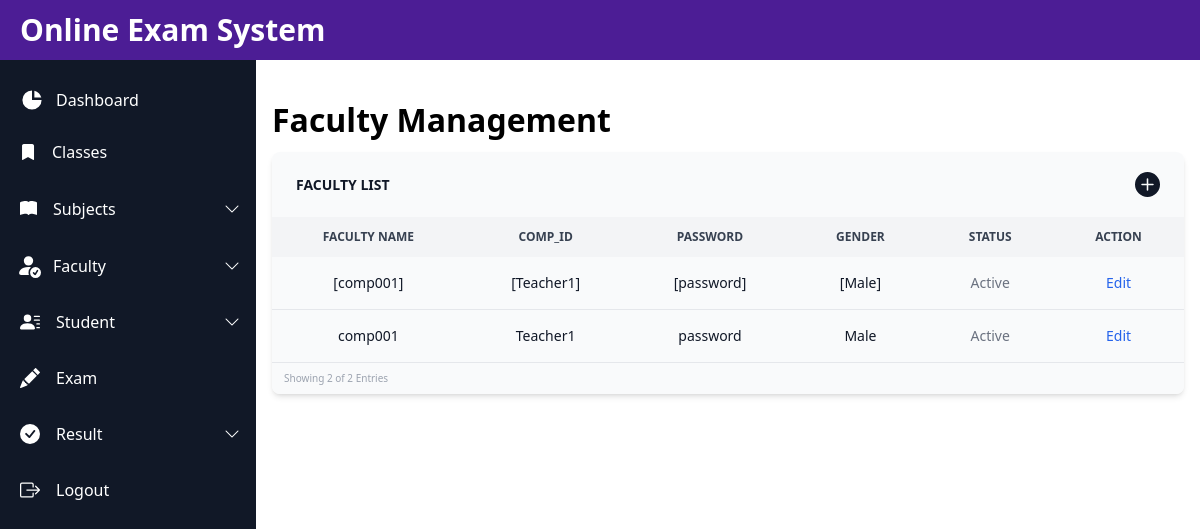
Page /admin_faculty_management.php on the committed database.
### tables this page shows
CREATE TABLE `teacher` (
  `name` varchar(30) NOT NULL,
  `username` varchar(30) NOT NULL,
  `password` varchar(30) NOT NULL,
  `gender` varchar(30) NOT NULL
);

### admin_faculty_management.php (the view, shortened to what this page needs)
<!DOCTYPE html>
<html lang="en">
<head>
  <script src="https://cdn.tailwindcss.com"></script>
  <link rel="stylesheet" href="https://cdn.jsdelivr.net/npm/bootstrap-icons@1.7.2/font/bootstrap-icons.css">
</head>
<body>
<nav class="fixed top-0 z-50 w-full bg-violet-900">
  <div class="px-3 py-3 lg:px-5 lg:pl-3">
    <div class="flex items-center justify-between">
      <div class="flex items-center justify-start">
        <a href="#" class="flex ml-2 md:mr-24" >
          <span class="self-center text-xl font-semibold sm:text-3xl whitespace-nowrap text-white" style="font-weight: bolder;">Online Exam System</span>
        </a>
      </div>
    </div>
  </div>
</nav>
<aside id="logo-sidebar" class="fixed top-0 left-0 z-40 w-64 h-screen pt-20 transition-transform -translate-x-full sm:translate-x-0 bg-gray-900" aria-label="Sidebar">
   <div class="h-full px-3 pb-4 overflow-y-auto sidebar">
      <ul class="space-y-2 font-medium">
         <li class="hover:bg-gray-800 rounded-lg">
            <a href="/examm/admin.php" class="flex items-center p-2 text-white rounded-lg py-2">
               <svg aria-hidden="true" class="w-6 h-6 text-white transition duration-75" fill="currentColor" viewBox="0 0 20 20" xmlns="http://www.w3.org/2000/svg"><path d="M2 10a8 8 0 018-8v8h8a8 8 0 11-16 0z"></path><path d="M12 2.252A8.014 8.014 0 0117.748 8H12V2.252z"></path></svg>
               <span class="ml-3">Dashboard</span>
            </a>
         </li>
         <li class="hover:bg-gray-800 py-2 rounded-lg">
            <a href="/examm/admin_class_management.php" class="flex items-center p-1 text-white rounded-lg">
            <i class="bi bi-bookmark-fill text-white px-1"></i>
               <span class="flex-1 ml-3 whitespace-nowrap">Classes</span>
            </a>
         </li>
         <li class="rounded-lg py-2 hover:bg-gray-800">
         <a href="#" class="flex items-center p-1 text-white rounded hover:text-white">
               <span class="flex-1 ml-3 whitespace-nowrap">Subjects</span>
              <i class="bi bi-chevron-down"></i>
              </a>
         </li>
         <li class="hover:bg-gray-800 py-2 rounded-lg">
            <a href="#" class="flex items-center p-1 text-white rounded-lg">
               <span class="flex-1 ml-3 whitespace-nowrap">Faculty</span>
              <i class="bi bi-chevron-down"></i>
              </a>
         </li>
         <li class="hover:bg-gray-800 py-2 rounded-lg">
            <a href="#" class="flex items-center p-1 text-white rounded-lg">
               <span class="flex-1 ml-3 whitespace-nowrap">Student</span>
              <i class="bi bi-chevron-down"></i>
              </a>
         </li>
         <li class="hover:bg-gray-800 py-2 rounded-lg">
            <a href="/examm/admin_exam.php" class="flex items-center p-1 text-white rounded-lg">
               <span class="flex-1 ml-3 whitespace-nowrap">Exam</span>
            </a>
         </li>
         <li class="hover:bg-gray-800 py-2 rounded-lg">
            <a href="#" class="flex items-center p-1 text-white rounded-lg">
               <span class="flex-1 ml-3 whitespace-nowrap">Result</span>
              <i class="bi bi-chevron-down"></i>
              </a>
         </li>
         <li class="hover:bg-gray-800 py-2 rounded-lg">
            <a href="index1.php" class="flex items-center p-1 text-white rounded-lg">
               <span class="flex-1 ml-3 whitespace-nowrap">Logout</span>
            </a>
         </li>
      </ul>
   </div>
</aside>
<div class="p-4 sm:ml-64">
         <h1 style="margin-top: 10vh; font-size: xx-large; font-weight: bold;">Faculty Management</h1>
<div class="relative overflow-x-auto shadow-md sm:rounded-lg" style="margin-top: 1vh;">
        <table class="w-full text-sm text-left text-gray-500">
            <thead class="text-sm text-gray-900 uppercase bg-gray-50">
                <tr>
                    <th scope="col" class="px-6 py-5 text-left">
                        Faculty List
                    </th>
                    <th scope="col" class="px-6 py-5 pop" id="open-modal" onclick="openPopup()" style="float: right">
                        <a href="#"><svg xmlns="http://www.w3.org/2000/svg" width="25" height="25" fill="currentColor" class="bi bi-plus-circle-fill" viewBox="0 0 16 16">
                        <path d="M16 8A8 8 0 1 1 0 8a8 8 0 0 1 16 0zM8.5 4.5a.5.5 0 0 0-1 0v3h-3a.5.5 0 0 0 0 1h3v3a.5.5 0 0 0 1 0v-3h3a.5.5 0 0 0 0-1h-3v-3z"/>
                        </svg></a>
                    </th>
                </tr>
            </thead>
        </table>
        <?php
          $mysqli = mysqli_connect("localhost","root","","admin");
          $query = "SELECT * FROM teacher";
          $result = $mysqli->query($query);
        ?>
        <table class="w-full text-sm text-left text-gray-500">
        <thead class="text-xs text-gray-700 uppercase bg-gray-100 ">
            <tr>
                <th scope="col" class="px-6 py-3 text-center">
                    Faculty Name
                <th scope="col" class="px-6 py-3 text-center">
                    COMP_ID
                <th scope="col" class="px-6 py-3 text-center">
                    password
                <th scope="col" class="px-6 py-3 text-center">
                    Gender
                </th>
                <th scope="col" class="px-6 py-3 text-center">
                    Status
                </th>
                <th scope="col" class="px-6 py-3 text-center">
                    Action
                </th>
            </tr>
        </thead>
        <tbody>
          <?php $count = 0 ?>
        <?php while ($row = $result->fetch_assoc()) { ?>
            <tr class="bg-gray-50 border-b ">
              <?php $count++ ?>
                <th scope="row" class="px-6 py-4 font-medium text-gray-900 whitespace-nowrap text-center">
                <?php echo $row['name']; ?>
                </th>
                <th scope="row" class="px-6 py-4 font-medium text-gray-900 whitespace-nowrap text-center">
                <?php echo $row['username']; ?>
                <th scope="row" class="px-6 py-4 font-medium text-gray-900 whitespace-nowrap text-center">
                <?php echo $row['password']; ?>
                </th>
                <th scope="row" class="px-6 py-4 font-medium text-gray-900 whitespace-nowrap text-center">
                <?php echo $row['gender']; ?>
                </th>
                <td class="px-6 py-4 text-center">
                    Active
                </td>
                <td class="px-6 py-4 text-center">
                    <a href="#" class="font-medium text-blue-600 ">Edit</a>
                </td>
            </tr>
            <?php } ?>
        </tbody>
    </table>
    <p class="py-2 px-3 text-gray-400 bg-gray-50" style="font-size:x-small">Showing <?php echo $count; ?> of <?php echo $count; ?> Entries</p>
   </div>
</div>
</body>
</html>

### rows in the picture
teacher: name "[comp001]", username "[Teacher1]", password "[password]", gender "[Male]"
teacher: name "comp001", username "Teacher1", password "password", gender "Male"

### other values in the picture
$count "2"
